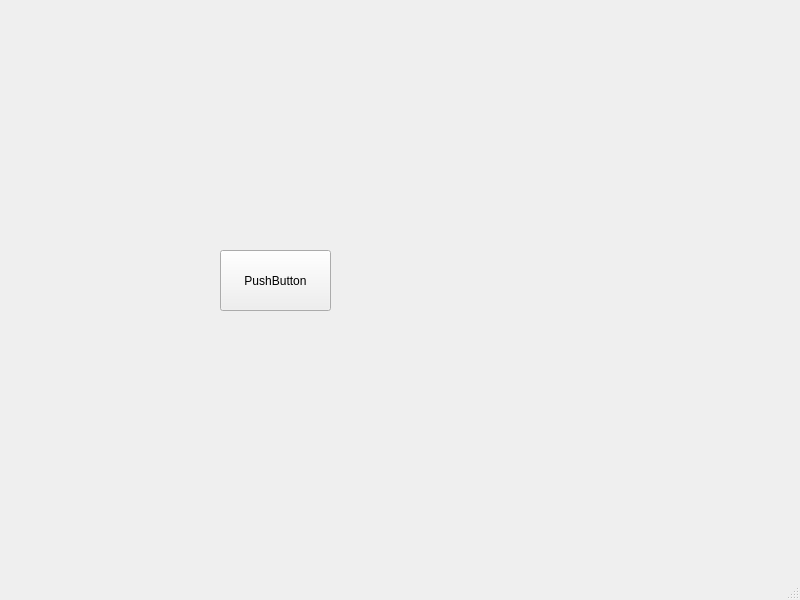
<?xml version="1.0" encoding="UTF-8"?>
<ui version="4.0">
 <class>MainWindow</class>
 <widget class="QMainWindow" name="MainWindow">
  <property name="geometry">
   <rect>
    <x>0</x>
    <y>0</y>
    <width>800</width>
    <height>600</height>
   </rect>
  </property>
  <property name="windowTitle">
   <string>MainWindow</string>
  </property>
  <widget class="QWidget" name="centralwidget">
   <widget class="QLabel" name="label">
    <property name="geometry">
     <rect>
      <x>210</x>
      <y>100</y>
      <width>81</width>
      <height>71</height>
     </rect>
    </property>
    <property name="text">
     <string/>
    </property>
   </widget>
   <widget class="QPushButton" name="pushButton">
    <property name="geometry">
     <rect>
      <x>220</x>
      <y>250</y>
      <width>111</width>
      <height>61</height>
     </rect>
    </property>
    <property name="text">
     <string>PushButton</string>
    </property>
   </widget>
  </widget>
  <widget class="QMenuBar" name="menubar">
   <property name="geometry">
    <rect>
     <x>0</x>
     <y>0</y>
     <width>800</width>
     <height>20</height>
    </rect>
   </property>
  </widget>
  <widget class="QStatusBar" name="statusbar"/>
 </widget>
 <resources/>
 <connections/>
</ui>
